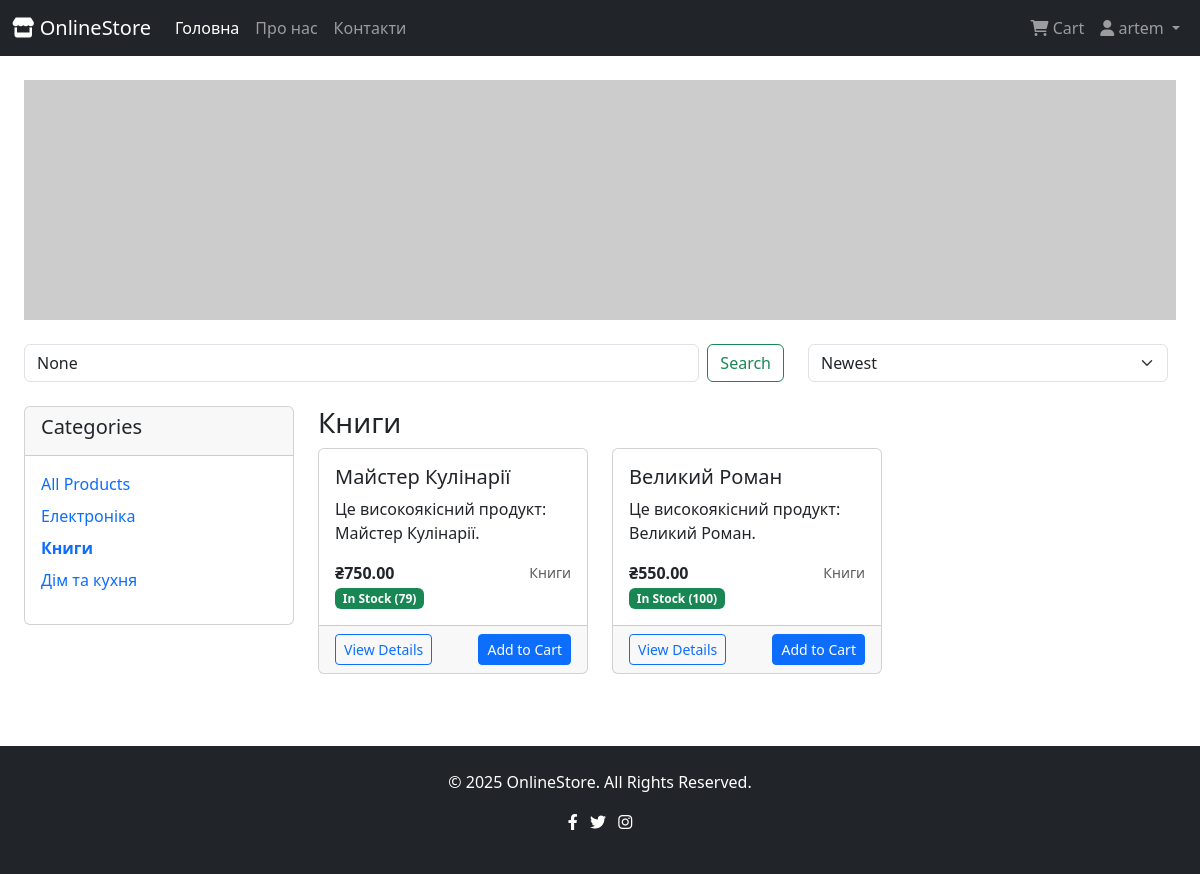
/?category=12 (signed in), run on the app's committed database.
### shop/models.py (models this page shows, shortened)
class Category(models.Model):
    title = models.CharField(max_length=255)
    description = models.TextField(blank=True)
    image = models.ImageField(upload_to='categories/', blank=True, null=True)
    created_at = models.DateTimeField(default=timezone.now)
    class Meta:
        verbose_name_plural = "Categories"

class Product(models.Model):
    title = models.CharField(max_length=300)
    description = models.TextField()
    price = models.DecimalField(max_digits=10, decimal_places=2)
    discount_price = models.DecimalField(max_digits=10, decimal_places=2, blank=True, null=True)
    stock_quantity = models.IntegerField(default=0)
    image = models.ImageField(upload_to='products/')
    category = models.ForeignKey(Category, on_delete=models.CASCADE)
    is_active = models.BooleanField(default=True)
    featured = models.BooleanField(default=False)
    weight = models.DecimalField(max_digits=5, decimal_places=2, blank=True, null=True)
    dimensions = models.CharField(max_length=100, blank=True)
    created_at = models.DateTimeField(default=timezone.now)
    updated_at = models.DateTimeField(auto_now=True)
    @property
    def is_on_sale(self):
        return self.discount_price is not None
    @property
    def in_stock(self):
        return self.stock_quantity > 0

### shop/views.py (the view)
# urls.py: path('', include(api.urls), name='index')
def index(request):
    products = Product.objects.filter(is_active=True)
    categories = Category.objects.all()
    category_id = request.GET.get('category')
    if category_id:
        products = products.filter(category_id=category_id)
    search_query = request.GET.get('search')
    if search_query:
        products = products.filter(
            Q(title__icontains=search_query) |
            Q(description__icontains=search_query)
        )
    sort_by = request.GET.get('sort', 'created_at')
    if sort_by == 'price_low':
        products = products.order_by('price')
    elif sort_by == 'price_high':
        products = products.order_by('-price')
    elif sort_by == 'name':
        products = products.order_by('title')
    else:
        products = products.order_by('-created_at')
    paginator = Paginator(products, 12)
    page_number = request.GET.get('page')
    page_obj = paginator.get_page(page_number)
    featured_products = Product.objects.filter(featured=True, is_active=True)[:4]
    context = {
        'page_obj': page_obj,
        'categories': categories,
        'featured_products': featured_products,
        'current_category': category_id,
        'search_query': search_query,
        'sort_by': sort_by,
    }
    return render(request, 'shop/products.html', context)

### templates/shop/products.html (shortened to what this page needs)
{% extends 'base.html' %}
{% block content %}
<div class="container-fluid">
    <div class="row mb-4">
        <div class="col-12 text-center">
            <img src="https://placehold.co/1200x250/0D6EFD/FFFFFF/png?text=Welcome+to+Our+Store\nDiscover+amazing+products+at+great+prices"
                 alt="Welcome to Our Store"
                 class="img-fluid"
                 width="1200"
                 height="250">
        </div>
    </div>
    <div class="row mb-4">
        <div class="col-md-8">
            <form method="GET" class="d-flex">
                <input class="form-control me-2" type="search" name="search" placeholder="Search products..." value="{{ search_query }}">
                <button class="btn btn-outline-success" type="submit">Search</button>
            </form>
        </div>
        <div class="col-md-4">
            <form method="GET" class="d-flex">
                <select name="sort" class="form-select me-2" onchange="this.form.submit()">
                    <option value="created_at" {% if sort_by == 'created_at' %}selected{% endif %}>Newest</option>
                </select>
            </form>
        </div>
    </div>
    <div class="row">
        <div class="col-md-3">
            <div class="card">
                <div class="card-header">
                    <h5>Categories</h5>
                </div>
                <div class="card-body">
                    <ul class="list-unstyled">
                        <li><a href="{% url 'shop:index' %}" class="text-decoration-none {% if not current_category %}fw-bold{% endif %}">All Products</a></li>
                        {% for category in categories %}
                        <li class="mt-2">
                            <a href="?category={{ category.id }}" class="text-decoration-none {% if current_category == category.id|stringformat:'s' %}fw-bold{% endif %}">
                                {{ category.title }}
                            </a>
                        </li>
                        {% endfor %}
                    </ul>
                </div>
            </div>
        </div>
        <div class="col-md-9">
            <div class="row">
                <div class="col-12">
                    <h3>
                        {% if search_query %}
                            Search Results for "{{ search_query }}"
                        {% elif current_category %}
                            {% for category in categories %}
                                {% if category.id|stringformat:'s' == current_category %}
                                    {{ category.title }}
                                {% endif %}
                            {% endfor %}
                        {% else %}
                            All Products
                        {% endif %}
                    </h3>
                </div>
            </div>
            <div class="row">
                {% for product in page_obj %}
                <div class="col-md-4 mb-4">
                    <div class="card h-100">
                        <div class="card-body d-flex flex-column">
                            <h5 class="card-title">{{ product.title|truncatechars:40 }}</h5>
                            <p class="card-text">{{ product.description|truncatechars:100 }}</p>
                            <div class="mt-auto">
                                <div class="d-flex justify-content-between align-items-center">
                                    <div>
                                        {% if product.is_on_sale %}
                                        <span class="text-muted text-decoration-line-through">₴{{ product.price }}</span>
                                        <span class="text-danger fw-bold">₴{{ product.discount_price }}</span>
                                        {% else %}
                                        <span class="fw-bold">₴{{ product.price }}</span>
                                        {% endif %}
                                    </div>
                                    <small class="text-muted">{{ product.category.title }}</small>
                                </div>
                                {% if not product.in_stock %}
                                <span class="badge bg-danger">Out of Stock</span>
                                {% else %}
                                <span class="badge bg-success">In Stock ({{ product.stock_quantity }})</span>
                                {% endif %}
                            </div>
                        </div>
                        <div class="card-footer">
                            <div class="d-flex justify-content-between">
                                <a href="{% url 'shop:product_detail' product.id %}" class="btn btn-outline-primary btn-sm">View Details</a>
                                {% if product.in_stock %}
                                <form method="post" action="{% url 'shop:add_to_cart' product.id %}" class="d-inline">
                                    <button type="submit" class="btn btn-primary btn-sm">Add to Cart</button>
                                </form>
                                {% endif %}
                            </div>
                        </div>
                    </div>
                </div>
                {% endfor %}
            </div>
        </div>
    </div>
</div>
{% endblock %}

### templates/base.html (shortened to what this page needs)
<!DOCTYPE html>
<html lang="en">
<head>
    <link href="https://cdn.jsdelivr.net/npm/bootstrap@5.3.3/dist/css/bootstrap.min.css" rel="stylesheet">
    <link rel="stylesheet" href="https://cdnjs.cloudflare.com/ajax/libs/font-awesome/6.0.0-beta3/css/all.min.css">
</head>
<body>
    <nav class="navbar navbar-expand-lg navbar-dark bg-dark">
        <div class="container-fluid">
            <a class="navbar-brand" href="{% url 'shop:index' %}">
                <i class="fas fa-store"></i> OnlineStore
            </a>
            <div class="collapse navbar-collapse" id="navbarNav">
                <ul class="navbar-nav me-auto mb-2 mb-lg-0">
                    <li class="nav-item">
                        <a class="nav-link active" aria-current="page" href="{% url 'shop:index' %}">Головна</a>
                    </li>
                    <li class="nav-item">
                        <a class="nav-link" href="{% url 'shop:about' %}">Про нас</a>
                    </li>
                    <li class="nav-item">
                        <a class="nav-link" href="{% url 'shop:contact' %}">Контакти</a>
                    </li>
                </ul>
                <ul class="navbar-nav">
                    <li class="nav-item">
                        <a class="nav-link" href="{% url 'shop:cart' %}">
                            <i class="fas fa-shopping-cart"></i> Cart
                        </a>
                    </li>
                    {% if user.is_authenticated %}
                    <li class="nav-item dropdown">
                        <a class="nav-link dropdown-toggle" href="#" id="navbarDropdown" role="button" data-bs-toggle="dropdown" aria-expanded="false">
                            <i class="fas fa-user"></i> {{ user.username }}
                        </a>
                    </li>
                    {% endif %}
                </ul>
            </div>
        </div>
    </nav>
    <main class="container-fluid my-4">
        {% block content %}{% endblock %}
    </main>
    <footer class="bg-dark text-white mt-5 p-4 text-center">
        <div class="container">
            <p>&copy; {% now "Y" %} OnlineStore. All Rights Reserved.</p>
            <p>
                <a href="#" class="text-white me-2"><i class="fab fa-facebook-f"></i></a>
                <a href="#" class="text-white me-2"><i class="fab fa-twitter"></i></a>
                <a href="#" class="text-white"><i class="fab fa-instagram"></i></a>
            </p>
        </div>
    </footer>
</body>
</html>

### data on the page
Category: title "Електроніка"
Category: title "Книги"
Category: title "Дім та кухня"
Product: title "Майстер Кулінарії", description "Це високоякісний продукт: Майстер Кулінарії.", price "750.00", category "Книги", stock_quantity "79", shows "Add to Cart"
Product: title "Великий Роман", description "Це високоякісний продукт: Великий Роман.", price "550.00", category "Книги", stock_quantity "100", shows "Add to Cart"

### other printed values
{{ user.username }} "artem"
